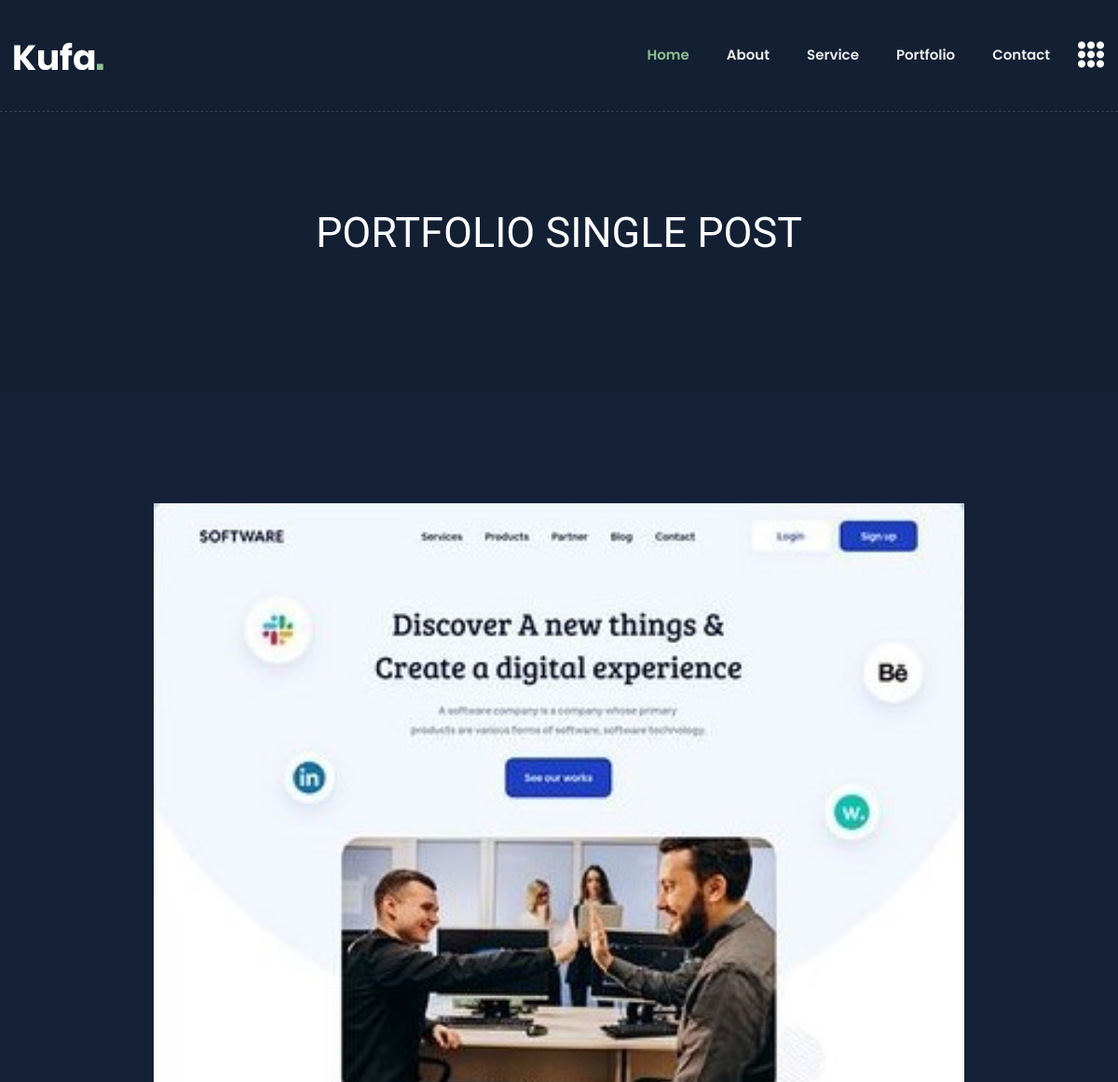
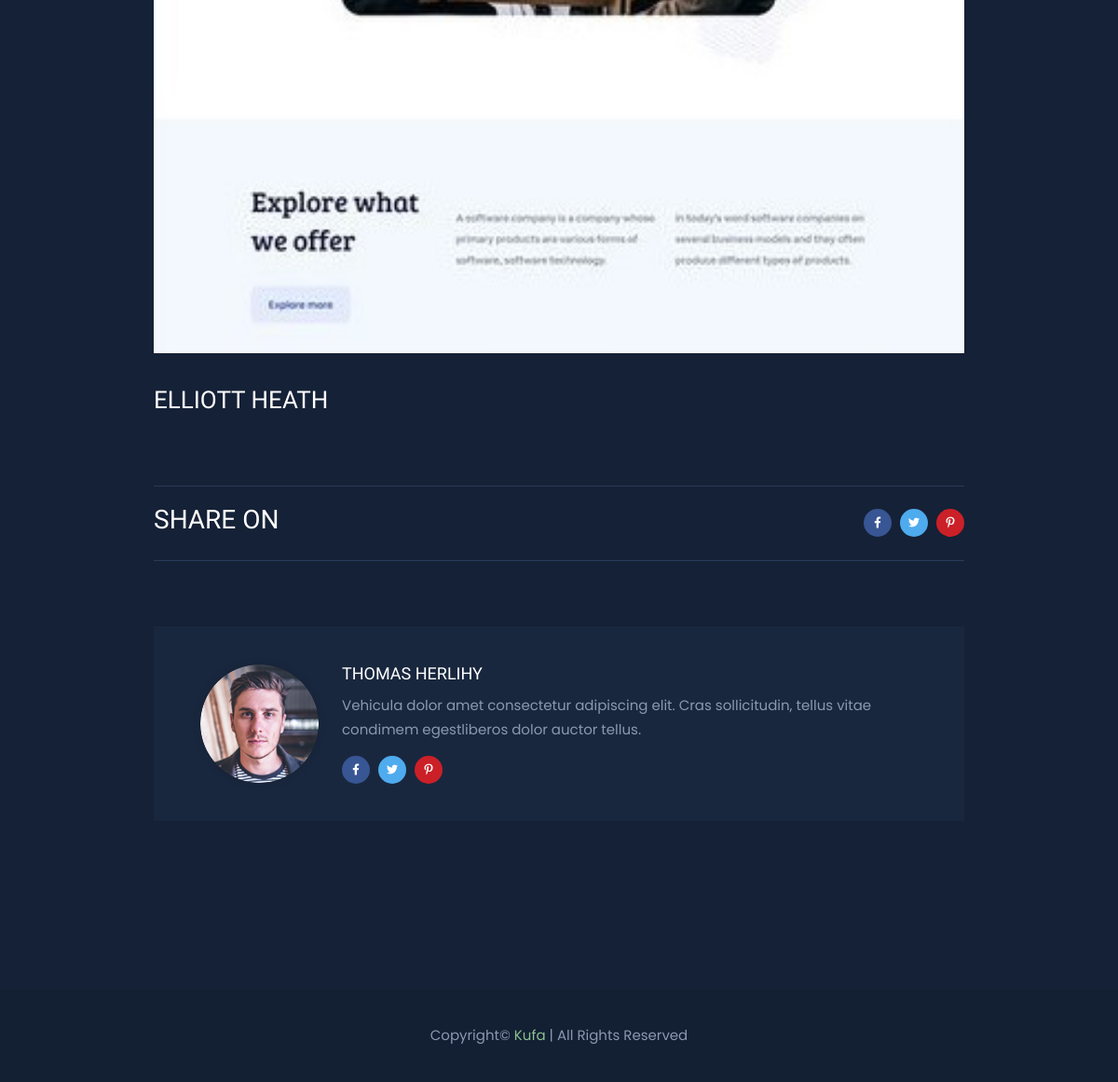
The page /home_page/portfolio-single.php?id=1 on the database its author committed (2 pictures, top to bottom).
### tables this page shows
CREATE TABLE `recent_projects` (
  `id` int(10) NOT NULL,
  `project_category` varchar(200) NOT NULL,
  `project_name` varchar(200) NOT NULL,
  `project_image` varchar(200) DEFAULT NULL,
  `project_details` longtext NOT NULL
);

### home_page/portfolio-single.php (the view, shortened to what this page needs)
<?php
require_once("../dashboard/include/db.php");
$id = $_GET["id"];
$db_projects_query = "SELECT * FROM `recent_projects` WHERE id = $id";
$db_project = mysqli_query($db_connect, $db_projects_query);
$project = mysqli_fetch_assoc($db_project);
if (isset($_SERVER['HTTPS']) && $_SERVER['HTTPS'] === 'on') {
    $link = "https";
} else $link = "http";
$link .= "://";
$link .= $_SERVER['HTTP_HOST'];
$link .= $_SERVER['REQUEST_URI'];
?>
<!doctype html>
<html class="no-js" lang="en">
<head>
    <link rel="stylesheet" href="assets/css/bootstrap.min.css">
    <link rel="stylesheet" href="assets/css/animate.min.css">
    <link rel="stylesheet" href="assets/css/magnific-popup.css">
    <link rel="stylesheet" href="assets/css/fontawesome-all.min.css">
    <link rel="stylesheet" href="https://cdnjs.cloudflare.com/ajax/libs/font-awesome/5.15.4/css/all.min.css">
    <link rel="stylesheet" href="https://cdnjs.cloudflare.com/ajax/libs/font-awesome/5.1.0/css/v4-shims.min.css">
    <link rel="stylesheet" href="assets/css/flaticon.css">
    <link rel="stylesheet" href="assets/css/slick.css">
    <link rel="stylesheet" href="assets/css/aos.css">
    <link rel="stylesheet" href="assets/css/default.css">
    <link rel="stylesheet" href="assets/css/style.css">
    <link rel="stylesheet" href="assets/css/responsive.css">
</head>
<body class="theme-bg">
    <header>
        <div id="header-sticky" class="transparent-header">
            <div class="container">
                <div class="row">
                    <div class="col-xl-12">
                        <div class="main-menu">
                            <nav class="navbar navbar-expand-lg">
                                <a href="index.php" class="navbar-brand logo-sticky-none"><img
                                        src="assets/img/logo/logo.png" alt="Logo"></a>
                                <div class="collapse navbar-collapse" id="navbarNav">
                                    <ul class="navbar-nav ml-auto">
                                        <li class="nav-item active"><a class="nav-link" href="index.php">Home</a></li>
                                        <li class="nav-item"><a class="nav-link" href="#about">about</a></li>
                                        <li class="nav-item"><a class="nav-link" href="#service">service</a></li>
                                        <li class="nav-item"><a class="nav-link" href="#portfolio">portfolio</a></li>
                                        <li class="nav-item"><a class="nav-link" href="#contact">Contact</a></li>
                                    </ul>
                                </div>
                                <div class="header-btn">
                                    <a href="#" class="off-canvas-menu menu-tigger"><i class="flaticon-menu"></i></a>
                                </div>
                            </nav>
                        </div>
                    </div>
                </div>
            </div>
        </div>
    </header>
    <main>
        <section class="breadcrumb-area breadcrumb-bg d-flex align-items-center">
            <div class="container">
                <div class="row justify-content-center">
                    <div class="col-md-10">
                        <div class="breadcrumb-content text-center">
                            <h2>Portfolio Single POST</h2>
                        </div>
                    </div>
                </div>
            </div>
        </section>
        <section class="portfolio-details-area pt-120 pb-120">
            <div class="container">
                <div class="row justify-content-center">
                    <div class="col-xl-9 col-lg-10">
                        <div class="single-blog-list">
                            <div class="blog-list-thumb mb-35">
                                <img src="../uploads/project_photo/<?= $project['project_image'] ?>" alt="img">
                            </div>
                            <div class="blog-list-content blog-details-content portfolio-details-content">
                                <h2><?= $project['project_name'] ?></h2>
                                <div class="blog-list-meta">
                                    <ul>
                                        <li class="blog-post-date">
                                            <h3>Share On</h3>
                                        </li>
                                        <li class="blog-post-share">
                                            <a target="_blank"
                                                href="http://www.facebook.com/sharer/sharer.php?u=<?= $link ?>&t=<?= $project['project_name'] ?>"><i
                                                    class="fab fa-facebook-f"></i></a>
                                            <a href="#"><i class="fab fa-twitter"></i></a>
                                            <a href="#"><i class="fab fa-pinterest-p"></i></a>
                                        </li>
                                    </ul>
                                </div>
                            </div>
                            <div class="avatar-post mt-70 mb-60">
                                <ul>
                                    <li>
                                        <div class="post-avatar-img">
                                            <img src="assets/img/blog/post_avatar_img.png" alt="img">
                                        </div>
                                        <div class="post-avatar-content">
                                            <h5>Thomas Herlihy</h5>
                                            <p>Vehicula dolor amet consectetur adipiscing elit. Cras sollicitudin,
                                                tellus vitae
                                                condimem
                                                egestliberos dolor auctor
                                                tellus.</p>
                                            <div class="post-avatar-social mt-15">
                                                <a target="_blank" href="#"><i class="fab fa-facebook-f"></i></a>
                                                <a href="#"><i class="fab fa-twitter"></i></a>
                                                <a href="#"><i class="fab fa-pinterest-p"></i></a>
                                            </div>
                                        </div>
                                    </li>
                                </ul>
                            </div>
                        </div>
                    </div>
                </div>
            </div>
        </section>
    </main>
    <footer>
        <div class="copyright-wrap primary-bg">
            <div class="container">
                <div class="row align-items-center">
                    <div class="col-12">
                        <div class="copyright-text text-center">
                            <p>Copyright© <span>Kufa</span> | All Rights Reserved</p>
                        </div>
                    </div>
                </div>
            </div>
        </div>
    </footer>
</body>
</html>

### home_page/assets/css/default.css (style rules this page uses)
.mt-15 { margin-top: 15px; }
.mt-70 { margin-top: 70px; }
.mb-35 { margin-bottom: 35px; }
.mb-60 { margin-bottom: 60px; }
.pt-120 { padding-top: 120px; }
.pb-120 { padding-bottom: 120px; }
.theme-bg { background: #152136; }
.primary-bg { background: #131f33; }

### home_page/assets/css/style.css (style rules this page uses)
body { font-family: 'Poppins', sans-serif; font-weight: normal; font-style: normal; font-size: 15px; color: #8b98af; }
a, .button { -webkit-transition: all 0.3s ease-out 0s; -moz-transition: all 0.3s ease-out 0s; -ms-transition: all 0.3s ease-out 0s; -o-transition: all 0.3s ease-out 0s; transition: all 0.3s ease-out 0s; }
a, button { color: #1696e7; outline: medium none; }
h1, h2, h3, h4, h5, h6 { font-family: 'Baloo Bhaijaan', cursive; color: #ffffff; margin-top: 0px; font-style: normal; font-weight: 400; text-transform: normal; }
h2 { font-size: 35px; }
h3 { font-size: 28px; }
h5 { font-size: 18px; }
ul { margin: 0px; padding: 0px; }
li { list-style: none }
p { font-size: 15px; font-weight: normal; line-height: 2; color: #8b98af; margin-bottom: 15px; }
*::placeholder { color: #555555; font-size: 14px; opacity: 1; }
.transparent-header { position: absolute; left: 0; top: 0; width: 100%; height: auto; z-index: 9; padding: 18px 0; border-bottom: 1px dashed rgba(255,255,255,.15); }
.main-menu .navbar { padding: 0; }
.main-menu .nav-item { display: inline-block; margin-left: 40px; }
.main-menu .nav-item:first-child { margin-left: 0px; }
.main-menu .navbar-expand-lg .navbar-nav .nav-link { padding: 30px 0; font-size: 15px; font-weight: 600; text-transform: capitalize; }
.main-menu .navbar-expand-lg .navbar-nav .nav-link, .header-search a { color: #ebebeb; }
.header-btn { margin-left: 30px; display: flex; align-items: center; }
.header-btn a.off-canvas-menu { font-size: 28px; color: #fff; line-height: 1; margin-left: 30px; display: inline-block; }
.main-menu .navbar-expand-lg .navbar-nav .nav-link:hover, .main-menu .navbar-expand-lg .navbar-nav .nav-item.active .nav-link, .header-search a:hover, .social-icon-right > a:hover, .header-btn a.off-canvas-menu:hover { color: #8cc090; }
.breadcrumb-bg { min-height: 450px; position: relative; z-index: 1; background: #131f33; }
.breadcrumb-bg::before { content: ""; position: absolute; left: 0; top: 0; width: 100%; height: 100%; opacity: .9; }
.breadcrumb-content { margin-top: 75px; }
.breadcrumb-content h2 { font-size: 45px; color: #fff; text-transform: uppercase; margin-bottom: 10px; }
.blog-list-thumb img { width: 100%; }
.blog-list-content h2 { color: #ffffff; font-size: 30px; margin-bottom: 25px; text-transform: uppercase; }
.blog-list-meta > ul { display: flex; justify-content: space-between; align-items: center; border-top: 1px solid #283b5b; border-bottom: 1px solid #283b5b; padding: 19px 0; }
.blog-list-meta ul li.blog-post-date { font-size: 14px; font-weight: 400; text-transform: uppercase; }
.blog-list-meta ul li.blog-post-share a, .post-avatar-social a { display: inline-block; height: 30px; width: 30px; line-height: 30px; background: #385594; text-align: center; font-size: 12px; border-radius: 50%; color: #fff; margin-left: 5px; }
.blog-list-meta ul li.blog-post-share a:nth-child(2), .post-avatar-social a:nth-child(2) { background: #4eabee; }
.blog-list-meta ul li.blog-post-share a:last-child, .post-avatar-social a:last-child { background: #cb2027; }
.blog-details-content .blog-list-meta { margin-top: 75px; }
.avatar-post { background: #19273e; padding: 40px 50px; }
.avatar-post ul li { display: flex; align-items: center; }
.post-avatar-img { margin-right: 25px; }
.post-avatar-img img { border-radius: 50%; box-shadow: 0px 0px 9px 0px rgba(0, 0, 0, 0.16); }
.post-avatar-content h5 { font-size: 18px; margin-bottom: 10px; text-transform: uppercase; }
.post-avatar-content p { font-size: 15px; line-height: 26px; margin-bottom: 0; font-weight: 400; }
.post-avatar-social a:first-child { margin-left: 0; }
.copyright-wrap { padding: 35px 0; }
.copyright-text p { margin-bottom: 0; }
.copyright-text p span { color: #8cc090; }

### home_page/assets/css/responsive.css (style rules this page uses)
@media (min-width: 992px) and (max-width: 1200px) { .header-btn a.off-canvas-menu { margin-left: 0; display: inline-block; } }
@media (min-width: 992px) and (max-width: 1200px) { .blog-list-content h2 { font-size: 26px; } }
@media (min-width: 992px) and (max-width: 1200px) { .breadcrumb-bg { min-height: 420px; } }
@media (min-width: 992px) and (max-width: 1200px) { .breadcrumb-content { margin-top: 90px; } }

### rows shown on the page
recent_projects: project_image (picture), project_name "ELLIOTT HEATH"
